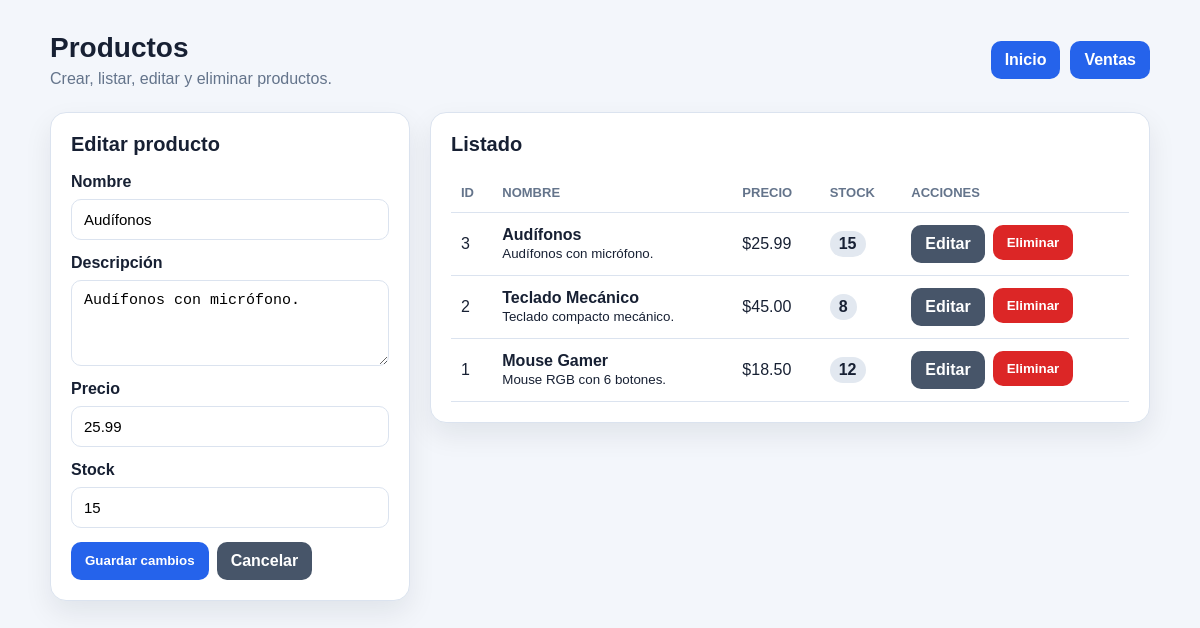
Screenshot of /productos.php?edit=3 with the database file from the repository.
### tables this page shows
CREATE TABLE IF NOT EXISTS productos (
    id INT AUTO_INCREMENT PRIMARY KEY,
    nombre VARCHAR(120) NOT NULL,
    descripcion TEXT NULL,
    precio DECIMAL(10, 2) NOT NULL,
    stock INT NOT NULL DEFAULT 0,
    fecha_creacion TIMESTAMP DEFAULT CURRENT_TIMESTAMP,
    CONSTRAINT chk_productos_precio CHECK (precio > 0),
    CONSTRAINT chk_productos_stock CHECK (stock >= 0)
);

### config/database.php (called while the page is built, shortened)
<?php
class Database
{
    public static function connect(): PDO
    {
        $dsn = 'mysql:host=' . self::HOST . ';dbname=' . self::DB_NAME . ';charset=' . self::CHARSET;
        try {
            return new PDO($dsn, self::USER, self::PASS, [
                PDO::ATTR_ERRMODE => PDO::ERRMODE_EXCEPTION,
                PDO::ATTR_DEFAULT_FETCH_MODE => PDO::FETCH_ASSOC,
                PDO::ATTR_EMULATE_PREPARES => false,
            ]);
        } catch (PDOException $e) {
            die('Error de conexión a la base de datos: ' . $e->getMessage());
        }
    }
}

### controllers/ProductoController.php (called while the page is built, shortened)
<?php
require_once __DIR__ . '/../config/database.php';
require_once __DIR__ . '/../models/Producto.php';
class ProductoController
{
    private Producto $productoModel;
    public function __construct()
    {
        $this->productoModel = new Producto(Database::connect());
    }
    public function index(): array
    {
        return $this->productoModel->all();
    }
    public function show(int $id): ?array
    {
        return $this->productoModel->find($id);
    }
}

### models/Producto.php (called while the page is built, shortened)
<?php
class Producto
{
    public function all(): array
    {
        $stmt = $this->db->query('SELECT * FROM productos ORDER BY id DESC');
        return $stmt->fetchAll();
    }
    public function find(int $id): ?array
    {
        $stmt = $this->db->prepare('SELECT * FROM productos WHERE id = :id');
        $stmt->execute(['id' => $id]);
        $producto = $stmt->fetch();
        return $producto ?: null;
    }
}

### public/productos.php (the view, shortened to what this page needs)
<?php
require_once __DIR__ . '/../controllers/ProductoController.php';
$controller = new ProductoController();
$editId = filter_var($_GET['edit'] ?? null, FILTER_VALIDATE_INT);
$editing = $editId ? $controller->show((int)$editId) : null;
$productos = $controller->index();
function h(?string $value): string
{
    return htmlspecialchars((string)$value, ENT_QUOTES, 'UTF-8');
}
?>
<!DOCTYPE html>
<html lang="es">
<head>
    <link rel="stylesheet" href="assets/style.css">
</head>
<body>
    <main class="container">
        <section class="header">
            <div class="brand">
                <h1>Productos</h1>
                <p>Crear, listar, editar y eliminar productos.</p>
            </div>
            <nav class="nav">
                <a href="index.php" class="btn-secondary">Inicio</a>
                <a href="ventas.php">Ventas</a>
            </nav>
        </section>
        <section class="grid">
            <article class="card">
                <h2><?= $editing ? 'Editar producto' : 'Nuevo producto' ?></h2>
                <form method="POST" action="productos.php">
                    <div class="form-group">
                        <label for="nombre">Nombre</label>
                        <input id="nombre" name="nombre" type="text" required value="<?= h($editing['nombre'] ?? '') ?>">
                    </div>
                    <div class="form-group">
                        <label for="descripcion">Descripción</label>
                        <textarea id="descripcion" name="descripcion"><?= h($editing['descripcion'] ?? '') ?></textarea>
                    </div>
                    <div class="form-group">
                        <label for="precio">Precio</label>
                        <input id="precio" name="precio" type="number" step="0.01" min="0.01" required value="<?= h($editing['precio'] ?? '') ?>">
                    </div>
                    <div class="form-group">
                        <label for="stock">Stock</label>
                        <input id="stock" name="stock" type="number" min="0" required value="<?= h($editing['stock'] ?? '') ?>">
                    </div>
                    <div class="actions">
                        <button class="btn" type="submit"><?= $editing ? 'Guardar cambios' : 'Crear producto' ?></button>
                        <?php if ($editing): ?>
                            <a class="btn btn-secondary" href="productos.php">Cancelar</a>
                        <?php endif; ?>
                    </div>
                </form>
            </article>
            <article class="card">
                <h2>Listado</h2>
                <div class="table-wrap">
                    <table>
                        <thead>
                            <tr>
                                <th>ID</th>
                                <th>Nombre</th>
                                <th>Precio</th>
                                <th>Stock</th>
                                <th>Acciones</th>
                            </tr>
                        </thead>
                        <tbody>
                            <?php foreach ($productos as $producto): ?>
                                <tr>
                                    <td><?= h($producto['id']) ?></td>
                                    <td>
                                        <strong><?= h($producto['nombre']) ?></strong><br>
                                        <small><?= h($producto['descripcion']) ?></small>
                                    </td>
                                    <td>$<?= number_format((float)$producto['precio'], 2) ?></td>
                                    <td><span class="badge"><?= h($producto['stock']) ?></span></td>
                                    <td>
                                        <div class="actions">
                                            <a class="btn btn-secondary" href="productos.php?edit=<?= h($producto['id']) ?>">Editar</a>
                                            <form method="POST" action="productos.php" onsubmit="return confirm('¿Eliminar este producto?');">
                                                <button class="btn btn-danger" type="submit">Eliminar</button>
                                            </form>
                                        </div>
                                    </td>
                                </tr>
                            <?php endforeach; ?>
                        </tbody>
                    </table>
                </div>
            </article>
        </section>
    </main>
</body>
</html>

### public/assets/style.css (style rules this page uses)
:root { --bg: #f3f6fb; --card: #ffffff; --text: #172033; --muted: #64748b; --primary: #2563eb; --danger: #dc2626; --success: #16a34a; --border: #dbe3ef; }
* { box-sizing: border-box; }
body { margin: 0; font-family: Arial, Helvetica, sans-serif; background: var(--bg); color: var(--text); }
.container { width: min(1100px, 94%); margin: 32px auto; }
.header { display: flex; align-items: center; justify-content: space-between; gap: 16px; margin-bottom: 24px; }
.brand h1 { margin: 0; font-size: 28px; }
.brand p { margin: 6px 0 0; color: var(--muted); }
.nav { display: flex; gap: 10px; flex-wrap: wrap; }
.nav a, .btn { border: 0; border-radius: 10px; padding: 10px 14px; background: var(--primary); color: white; text-decoration: none; cursor: pointer; font-weight: 700; }
.btn-danger { background: var(--danger); }
.btn-secondary { background: #475569; }
.grid { display: grid; grid-template-columns: 360px 1fr; gap: 20px; align-items: start; }
.card { background: var(--card); border: 1px solid var(--border); border-radius: 16px; box-shadow: 0 12px 28px rgba(15, 23, 42, 0.08); padding: 20px; }
.card h2 { margin-top: 0; font-size: 20px; }
.form-group { display: grid; gap: 8px; margin-bottom: 14px; }
label { font-weight: 700; }
input, textarea, select { width: 100%; padding: 11px 12px; border: 1px solid var(--border); border-radius: 10px; font-size: 15px; background: white; }
textarea { min-height: 86px; resize: vertical; }
.table-wrap { overflow-x: auto; }
table { width: 100%; border-collapse: collapse; }
th, td { padding: 12px 10px; border-bottom: 1px solid var(--border); text-align: left; vertical-align: middle; }
th { color: var(--muted); font-size: 13px; text-transform: uppercase; }
.actions { display: flex; gap: 8px; flex-wrap: wrap; }
.badge { display: inline-flex; align-items: center; border-radius: 999px; padding: 4px 9px; background: #e2e8f0; font-weight: 700; }

### rows the page displays
productos: nombre "Audífonos", descripcion "Audífonos con micrófono.", precio "25.99", stock "15", id "3"
productos: id "2", nombre "Teclado Mecánico", descripcion "Teclado compacto mecánico.", precio "45.00", stock "8"
productos: id "1", nombre "Mouse Gamer", descripcion "Mouse RGB con 6 botones.", precio "18.50", stock "12"
